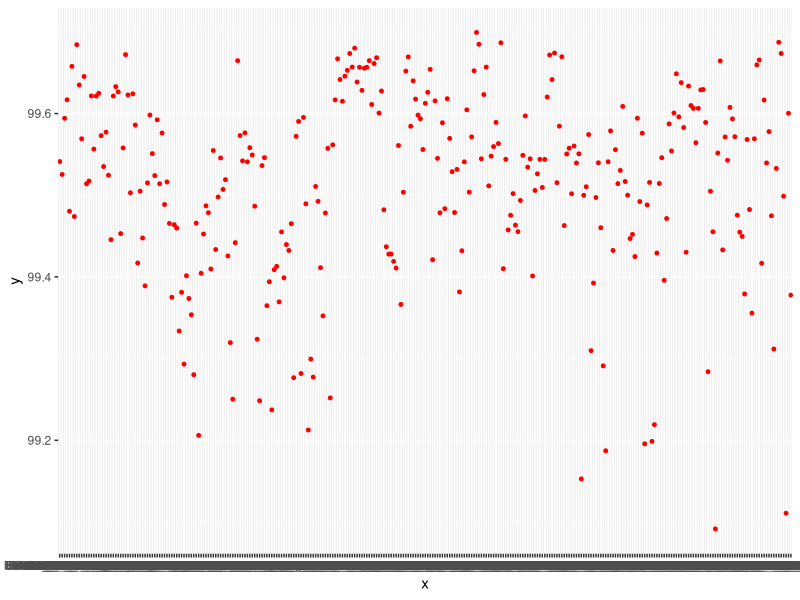
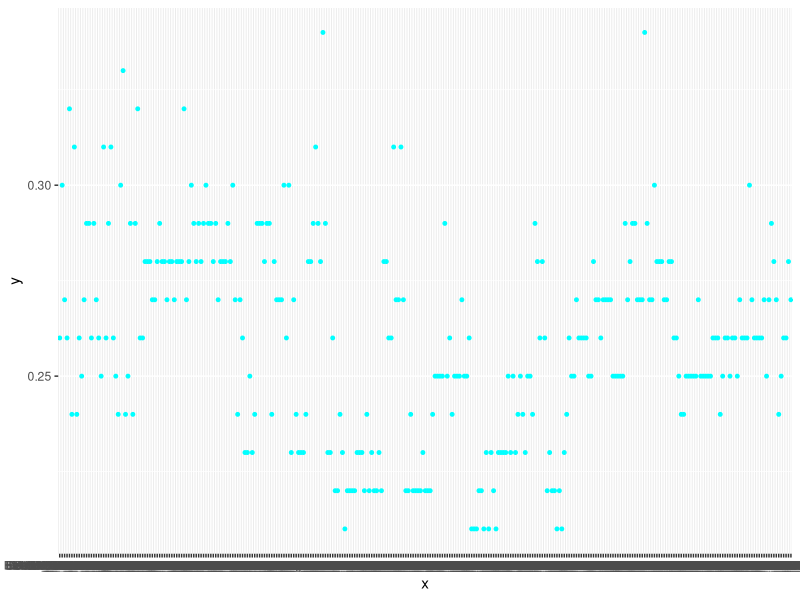

Write the R code that produced these figures, in order.
## plot mapping ratio and error rate

suppressPackageStartupMessages( library(ggplot2)  )

df_1 <- read.table("3_qualimap.multiqc_general_stats.txt",  header=T,   sep="\t" )  
dim( df_1 )
df_1[1:5 , ]

samples       <- as.vector( df_1[ , 1] )
mapping_ratio <- as.numeric( as.vector( df_1[ , 2] ) )
error_rate    <- as.numeric( as.vector( df_1[ , 3] ) )

length(samples)
length(mapping_ratio)
length(error_rate)

samples[1:5]
mapping_ratio[1:5]
error_rate[1:5]





#df_2 <- data.frame(x=c(samples,samples),  y=c(mapping_ratio, error_rate), 
#                   type=c( rep("mapping_ratio", length=length(mapping_ratio)), rep("error_rate", length=length(error_rate)) ) )
#dim( df_2 )
#df_2[1:5 , ]


df_2A <- data.frame( x=samples,  y=mapping_ratio  )
dim( df_2A )
df_2A[1:5 , ]

df_2B <- data.frame( x=samples,  y=error_rate  )
dim( df_2B )
df_2B[1:5 , ]


pdf( "1.pdf" , width= 10, height=3 )
ggplot(df_2A, aes(x=x, y=y)) + geom_point(size=1, shape=19, color="red")
ggplot(df_2B, aes(x=x, y=y)) + geom_point(size=1, shape=19, color="cyan")
dev.off()



